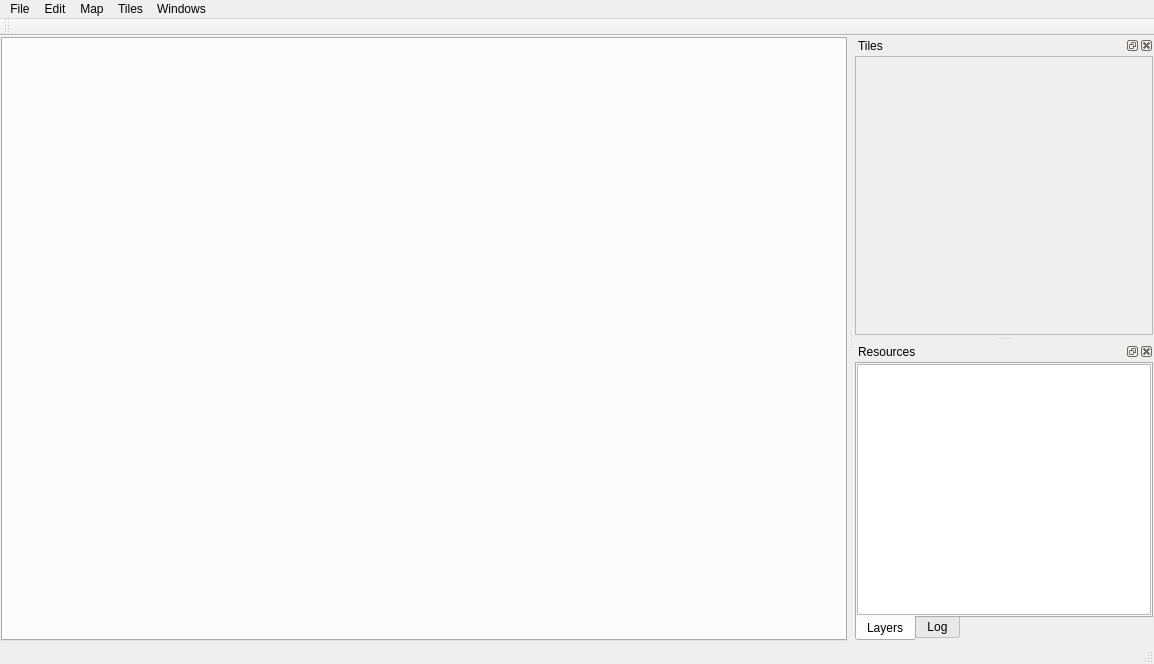
<?xml version="1.0" encoding="UTF-8"?>
<ui version="4.0">
 <class>RolePlayer</class>
 <widget class="QMainWindow" name="RolePlayer">
  <property name="geometry">
   <rect>
    <x>0</x>
    <y>0</y>
    <width>1154</width>
    <height>657</height>
   </rect>
  </property>
  <property name="windowTitle">
   <string>Role Player</string>
  </property>
  <property name="toolButtonStyle">
   <enum>Qt::ToolButtonTextOnly</enum>
  </property>
  <widget class="QWidget" name="centralWidget">
   <layout class="QGridLayout" name="gridLayout_4">
    <property name="margin">
     <number>1</number>
    </property>
    <property name="spacing">
     <number>1</number>
    </property>
    <item row="0" column="0">
     <widget class="QTabWidget" name="editorTabs">
      <property name="currentIndex">
       <number>-1</number>
      </property>
      <property name="tabsClosable">
       <bool>true</bool>
      </property>
     </widget>
    </item>
   </layout>
  </widget>
  <widget class="QMenuBar" name="menuBar">
   <property name="geometry">
    <rect>
     <x>0</x>
     <y>0</y>
     <width>1154</width>
     <height>21</height>
    </rect>
   </property>
   <widget class="QMenu" name="menuFile">
    <property name="title">
     <string>File</string>
    </property>
    <addaction name="action_New"/>
    <addaction name="action_Open"/>
    <addaction name="action_Save"/>
    <addaction name="action_SaveAs"/>
    <addaction name="action_SaveAll"/>
    <addaction name="action_SaveMapImage"/>
    <addaction name="action_Exit"/>
   </widget>
   <widget class="QMenu" name="menuEdit">
    <property name="title">
     <string>Edit</string>
    </property>
   </widget>
   <widget class="QMenu" name="menuTiles">
    <property name="title">
     <string>Tiles</string>
    </property>
    <addaction name="action_ImportTiles"/>
   </widget>
   <widget class="QMenu" name="menuWindows">
    <property name="title">
     <string>Windows</string>
    </property>
    <addaction name="action_WindowTiles"/>
    <addaction name="action_WindowResources"/>
   </widget>
   <widget class="QMenu" name="menuMap">
    <property name="title">
     <string>Map</string>
    </property>
    <addaction name="action_MapProperties"/>
   </widget>
   <addaction name="menuFile"/>
   <addaction name="menuEdit"/>
   <addaction name="menuMap"/>
   <addaction name="menuTiles"/>
   <addaction name="menuWindows"/>
  </widget>
  <widget class="QToolBar" name="mainToolBar">
   <property name="toolButtonStyle">
    <enum>Qt::ToolButtonIconOnly</enum>
   </property>
   <attribute name="toolBarArea">
    <enum>TopToolBarArea</enum>
   </attribute>
   <attribute name="toolBarBreak">
    <bool>false</bool>
   </attribute>
  </widget>
  <widget class="QStatusBar" name="statusBar"/>
  <widget class="QDockWidget" name="dockWidgetTiles">
   <property name="sizePolicy">
    <sizepolicy hsizetype="Expanding" vsizetype="Expanding">
     <horstretch>0</horstretch>
     <verstretch>0</verstretch>
    </sizepolicy>
   </property>
   <property name="minimumSize">
    <size>
     <width>80</width>
     <height>300</height>
    </size>
   </property>
   <property name="windowTitle">
    <string>Tiles</string>
   </property>
   <attribute name="dockWidgetArea">
    <number>2</number>
   </attribute>
   <widget class="QWidget" name="dockWidgetContents_4">
    <layout class="QVBoxLayout" name="verticalLayout">
     <property name="spacing">
      <number>1</number>
     </property>
     <property name="margin">
      <number>1</number>
     </property>
     <item>
      <widget class="QScrollArea" name="scrollArea">
       <property name="widgetResizable">
        <bool>true</bool>
       </property>
       <widget class="QWidget" name="tileScrollAreaContents">
        <property name="geometry">
         <rect>
          <x>0</x>
          <y>0</y>
          <width>296</width>
          <height>274</height>
         </rect>
        </property>
       </widget>
      </widget>
     </item>
    </layout>
   </widget>
  </widget>
  <widget class="QDockWidget" name="dockWidgetAssets">
   <property name="sizePolicy">
    <sizepolicy hsizetype="Expanding" vsizetype="Expanding">
     <horstretch>0</horstretch>
     <verstretch>0</verstretch>
    </sizepolicy>
   </property>
   <property name="minimumSize">
    <size>
     <width>300</width>
     <height>300</height>
    </size>
   </property>
   <property name="windowTitle">
    <string>Resources</string>
   </property>
   <attribute name="dockWidgetArea">
    <number>2</number>
   </attribute>
   <widget class="QWidget" name="dockWidgetContents_5">
    <property name="sizePolicy">
     <sizepolicy hsizetype="Expanding" vsizetype="Expanding">
      <horstretch>0</horstretch>
      <verstretch>0</verstretch>
     </sizepolicy>
    </property>
    <property name="minimumSize">
     <size>
      <width>300</width>
      <height>0</height>
     </size>
    </property>
    <layout class="QVBoxLayout" name="verticalLayout_2">
     <property name="spacing">
      <number>1</number>
     </property>
     <property name="margin">
      <number>1</number>
     </property>
     <item>
      <widget class="QTabWidget" name="tabWidgetResources">
       <property name="tabPosition">
        <enum>QTabWidget::South</enum>
       </property>
       <property name="currentIndex">
        <number>0</number>
       </property>
       <property name="iconSize">
        <size>
         <width>32</width>
         <height>16</height>
        </size>
       </property>
       <widget class="QWidget" name="tab">
        <attribute name="title">
         <string>Layers</string>
        </attribute>
        <layout class="QGridLayout" name="gridLayout_2">
         <property name="margin">
          <number>0</number>
         </property>
         <property name="spacing">
          <number>0</number>
         </property>
         <item row="0" column="0">
          <widget class="QTreeView" name="treeViewLayers">
           <property name="iconSize">
            <size>
             <width>16</width>
             <height>16</height>
            </size>
           </property>
           <property name="uniformRowHeights">
            <bool>true</bool>
           </property>
          </widget>
         </item>
        </layout>
       </widget>
       <widget class="QWidget" name="tabLog">
        <attribute name="title">
         <string>Log</string>
        </attribute>
        <layout class="QGridLayout" name="gridLayout">
         <property name="leftMargin">
          <number>0</number>
         </property>
         <property name="topMargin">
          <number>0</number>
         </property>
         <property name="rightMargin">
          <number>0</number>
         </property>
         <property name="bottomMargin">
          <number>2</number>
         </property>
         <property name="spacing">
          <number>0</number>
         </property>
         <item row="0" column="0">
          <widget class="QTextBrowser" name="textBrowserLog">
           <property name="html">
            <string>&lt;!DOCTYPE HTML PUBLIC &quot;-//W3C//DTD HTML 4.0//EN&quot; &quot;http://www.w3.org/TR/REC-html40/strict.dtd&quot;&gt;
&lt;html&gt;&lt;head&gt;&lt;meta name=&quot;qrichtext&quot; content=&quot;1&quot; /&gt;&lt;style type=&quot;text/css&quot;&gt;
p, li { white-space: pre-wrap; }
&lt;/style&gt;&lt;/head&gt;&lt;body style=&quot; font-family:'MS Shell Dlg 2'; font-size:8.25pt; font-weight:400; font-style:normal;&quot;&gt;
&lt;p style=&quot;-qt-paragraph-type:empty; margin-top:0px; margin-bottom:0px; margin-left:0px; margin-right:0px; -qt-block-indent:0; text-indent:0px; font-size:8pt;&quot;&gt;&lt;br /&gt;&lt;/p&gt;&lt;/body&gt;&lt;/html&gt;</string>
           </property>
           <property name="openExternalLinks">
            <bool>true</bool>
           </property>
          </widget>
         </item>
        </layout>
       </widget>
      </widget>
     </item>
    </layout>
   </widget>
  </widget>
  <action name="action_ImportTiles">
   <property name="text">
    <string>Import Tiles</string>
   </property>
  </action>
  <action name="action_New">
   <property name="text">
    <string>New</string>
   </property>
  </action>
  <action name="action_Open">
   <property name="text">
    <string>Open</string>
   </property>
  </action>
  <action name="action_Save">
   <property name="text">
    <string>Save</string>
   </property>
  </action>
  <action name="action_SaveAs">
   <property name="text">
    <string>Save As...</string>
   </property>
  </action>
  <action name="action_SaveAll">
   <property name="text">
    <string>Save All</string>
   </property>
  </action>
  <action name="action_Exit">
   <property name="text">
    <string>Exit</string>
   </property>
  </action>
  <action name="action_WindowTiles">
   <property name="checkable">
    <bool>true</bool>
   </property>
   <property name="checked">
    <bool>true</bool>
   </property>
   <property name="text">
    <string>Tiles</string>
   </property>
  </action>
  <action name="action_WindowResources">
   <property name="checkable">
    <bool>true</bool>
   </property>
   <property name="checked">
    <bool>true</bool>
   </property>
   <property name="text">
    <string>Resources</string>
   </property>
  </action>
  <action name="action_MapProperties">
   <property name="text">
    <string>Properties</string>
   </property>
  </action>
  <action name="action_SaveMapImage">
   <property name="text">
    <string>Save Map Image</string>
   </property>
  </action>
 </widget>
 <layoutdefault spacing="6" margin="11"/>
 <resources>
  <include location="idstudio.qrc"/>
 </resources>
 <connections/>
</ui>
